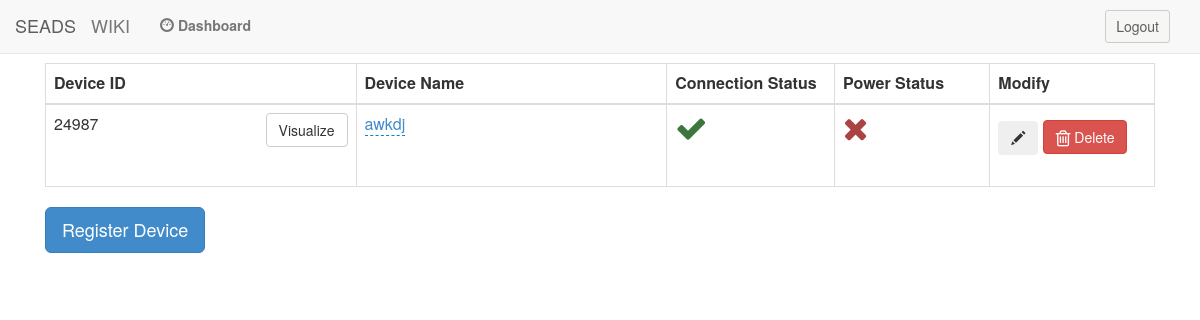
Page /dashboard/ (signed in) on the earlier database version.
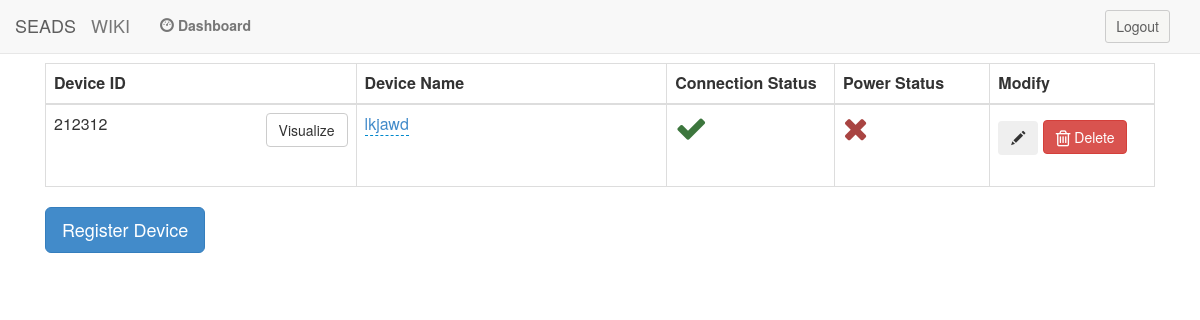
Same page on the later database version.
### seadssite/models.py (models this page shows)
class Map(models.Model):
	user = models.ForeignKey(User)
	device = models.ForeignKey(Devices)

class Devices(models.Model):
	device_id = models.IntegerField()
	name = models.CharField(max_length=200, default='DEFAULT VALUE')
	connection = models.BooleanField(default=True)
	power = models.BooleanField(default=False)

### seadssite/views.py (the view, shortened to what this page needs)
# urls.py: url(r'^dashboard/',v.DashboardView),
def DashboardView(request):
    current_user = request.user
    user_devices_map = Map.objects.filter(user=current_user.id)
    return render(request, 'dashboard.html', {'maps': user_devices_map})

### seadssite/templates/dashboard.html (shortened to what this page needs)
{% extends "base.html" %}
{% load staticfiles %}
{% block content %}
<div class="container" style="padding-top:10px;">
	<div class="col-md-12">
		<div class="table-responsive">
			<table class="table table-hover table table-bordered">
				<thead>
					<th>Device ID</th>
					<th>Device Name</th>
					<th>Connection Status</th>
					<th>Power Status</th>
					<th>Modify</th>
				</thead>
				<tbody>
					{% for map in maps%}
					<tr>
						<td class = "col-md-2"><span style="position:relative;float:left;">{{map.device.device_id}}</span><a class="btn btn-default" href="/visualization/{{map.device.device_id}}" style="position:relative;float:right;">Visualize</a></td>
						<td class = "col-md-2">
							<a class="modify" data-pk="{{map.device.device_id}}" data-params="{csrfmiddlewaretoken:'{{csrf_token}}'}">
								{{map.device.name}}</a>
							</td>
							{% if map.device.connection %}
							<td class="col-md-1">
								<i class="fa fa-check fa-2x text-success"></i>
							</td>
							{% else %}
							<td class="col-md-1">
								<i class="fa fa-times fa-2x text-danger"></i>
							</td>
							{%endif%}
							{% if map.device.power %}
							<td class="col-md-1">
								<i class="fa fa-check fa-2x text-success"></i>
							</td>
							{% else %}
							<td class="col-md-1">
								<i class="fa fa-times fa-2x text-danger"></i>
								{%endif%}
							</td>
							<td class="col-md-1">
								<div class="row">
									<div class="col-md-3">
										<form method="post">
											<button type="submit" class="btn glyphicon glyphicon-pencil" value={{map.device.device_id}} name="modify2">
											</button>
										</form>
									</div>
									<div class="col-md-3">
										<form method="post">
											<button type="submit" class="btn btn-danger" value={{map.device.device_id}} name="delete">
												<i class="fa fa-trash-o fa-lg"></i> Delete </button>
											</form>
										</div>
									</div>
								</td>
							</tr>
							{% endfor %}
						</tbody>
					</table>
					<button type="button" class="btn btn-primary btn-lg" data-toggle="modal" data-target="#register_modal">
						Register Device
					</button>
				</div>
			</div>
	</div>
	{% endblock %}

### seadssite/templates/base.html (shortened to what this page needs)
{% load staticfiles %}
<html>
<head>
  <link href="{% static 'css/bootstrap.min.css' %}"
  rel="stylesheet" media="screen">
  <link href="{% static 'css/landing.css' %}" rel="stylesheet">
  <link href="{% static 'fonts/FontAwesome/css/font-awesome.css' %}" rel="stylesheet">
  <link href="{% static 'x-editable/css/bootstrap-editable.css' %}" rel="stylesheet"/>
  <nav class="navbar navbar-default navbar-fixed-top" role="navigation">
   <div class="container-fluid">
    <div class="nav-header">
     <a class="navbar-brand" href="/">SEADS</a>
     <a class="navbar-brand" href="">WIKI</a>
   </div>
   <div class="navbar-collapse collapse navbar-left">
    <ul class="nav navbar-nav">
     {% if user.is_anonymous %}
     {% else %}
     <li><a class="navbar-left" href="/dashboard/"><span class="glyphicon glyphicon-dashboard"></span> <b>Dashboard</b></a></li>
     {% endif %}
   </ul>
 </div>
 <div class="navbar-collapse collapse navbar-right">
  <ul class="nav navbar-nav">
    {% if user.is_anonymous %}
    <li class="signin"><button type="button" class="btn btn-default navbar-btn btn-sm signin actSign" onclick="window.location ='{%url 'django.contrib.auth.views.login' %}'">
      Sign In</button></li>
      <li class="signin"><button type="button" class="btn btn-default navbar-btn btn-sm signin actSign" onclick="window.location ='/register/'">
        Register</button></li>
        {% else %}
        <li class="signin"><button type="button" class="btn btn-default navbar-btn btn-sm signin actSign" onclick="window.location ='{%url 'django.contrib.auth.views.logout' %}'">
          Logout</button></li>
          {% endif %}
        </ul>
      </div>
    </div>
  </nav>
</head>
<body>
  {% block content %}
  {% endblock %}
</body>
</html>

### SeadsFront/static/css/landing.css (style rules this page uses)
.row { padding-top: 5%; padding-bottom: 5%; }
.btn.btn-default.navbar-btn.btn-sm.signin { color: #5e5e5e; background-color: #F6F6F4; font-family: "Helvetica Neue",Helvetica,Arial,sans-serif; font-size: 14px; }
ul>li.signin { padding-left: 15px; padding-right: 15px; }

### seadssite/templates/base.html (style rules this page uses)
body { padding-top: 53px; }

Differences in the rows shown:
removed Map: device.device_id "24987", device.name "awkdj"
added Map: device.device_id "212312", device.name "lkjawd"
